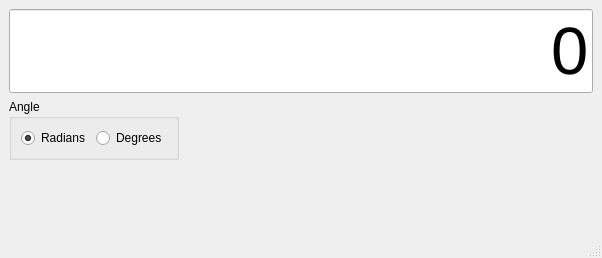
<?xml version="1.0" encoding="UTF-8"?>
<ui version="4.0">
 <class>MainWindow</class>
 <widget class="QMainWindow" name="MainWindow">
  <property name="geometry">
   <rect>
    <x>0</x>
    <y>0</y>
    <width>585</width>
    <height>258</height>
   </rect>
  </property>
  <property name="sizePolicy">
   <sizepolicy hsizetype="MinimumExpanding" vsizetype="MinimumExpanding">
    <horstretch>0</horstretch>
    <verstretch>0</verstretch>
   </sizepolicy>
  </property>
  <property name="windowTitle">
   <string>Calculator</string>
  </property>
  <widget class="QWidget" name="centralwidget">
   <property name="sizePolicy">
    <sizepolicy hsizetype="MinimumExpanding" vsizetype="MinimumExpanding">
     <horstretch>0</horstretch>
     <verstretch>0</verstretch>
    </sizepolicy>
   </property>
   <layout class="QVBoxLayout" name="verticalLayout_2" stretch="0,0,0">
    <property name="sizeConstraint">
     <enum>QLayout::SetNoConstraint</enum>
    </property>
    <property name="leftMargin">
     <number>9</number>
    </property>
    <item>
     <widget class="QLineEdit" name="lineEdit">
      <property name="sizePolicy">
       <sizepolicy hsizetype="MinimumExpanding" vsizetype="Preferred">
        <horstretch>0</horstretch>
        <verstretch>0</verstretch>
       </sizepolicy>
      </property>
      <property name="font">
       <font>
        <pointsize>50</pointsize>
       </font>
      </property>
      <property name="text">
       <string>0</string>
      </property>
      <property name="alignment">
       <set>Qt::AlignRight|Qt::AlignTrailing|Qt::AlignVCenter</set>
      </property>
      <property name="readOnly">
       <bool>true</bool>
      </property>
     </widget>
    </item>
    <item>
     <layout class="QHBoxLayout" name="horizontalLayout_2" stretch="0,1">
      <item>
       <widget class="QGroupBox" name="Angles">
        <property name="sizePolicy">
         <sizepolicy hsizetype="MinimumExpanding" vsizetype="MinimumExpanding">
          <horstretch>0</horstretch>
          <verstretch>0</verstretch>
         </sizepolicy>
        </property>
        <property name="font">
         <font>
          <pointsize>9</pointsize>
         </font>
        </property>
        <property name="title">
         <string>Angle</string>
        </property>
        <layout class="QHBoxLayout" name="horizontalLayout">
         <item>
          <widget class="QRadioButton" name="RadiansRadio">
           <property name="sizePolicy">
            <sizepolicy hsizetype="Minimum" vsizetype="Minimum">
             <horstretch>0</horstretch>
             <verstretch>0</verstretch>
            </sizepolicy>
           </property>
           <property name="text">
            <string>Radians</string>
           </property>
           <property name="checked">
            <bool>true</bool>
           </property>
          </widget>
         </item>
         <item>
          <widget class="QRadioButton" name="DegreesRadio">
           <property name="sizePolicy">
            <sizepolicy hsizetype="Minimum" vsizetype="Minimum">
             <horstretch>0</horstretch>
             <verstretch>0</verstretch>
            </sizepolicy>
           </property>
           <property name="text">
            <string>Degrees</string>
           </property>
          </widget>
         </item>
        </layout>
       </widget>
      </item>
      <item>
       <spacer name="horizontalSpacer">
        <property name="orientation">
         <enum>Qt::Horizontal</enum>
        </property>
        <property name="sizeHint" stdset="0">
         <size>
          <width>40</width>
          <height>20</height>
         </size>
        </property>
       </spacer>
      </item>
     </layout>
    </item>
    <item>
     <widget class="NumberWidget" name="ButtonPad" native="true">
      <property name="sizePolicy">
       <sizepolicy hsizetype="MinimumExpanding" vsizetype="MinimumExpanding">
        <horstretch>0</horstretch>
        <verstretch>0</verstretch>
       </sizepolicy>
      </property>
     </widget>
    </item>
   </layout>
  </widget>
  <widget class="QMenuBar" name="menubar">
   <property name="geometry">
    <rect>
     <x>0</x>
     <y>0</y>
     <width>585</width>
     <height>21</height>
    </rect>
   </property>
  </widget>
  <widget class="QStatusBar" name="statusbar"/>
 </widget>
 <customwidgets>
  <customwidget>
   <class>NumberWidget</class>
   <extends>QWidget</extends>
   <header>numberwidget.h</header>
   <container>1</container>
  </customwidget>
 </customwidgets>
 <resources/>
 <connections/>
</ui>
